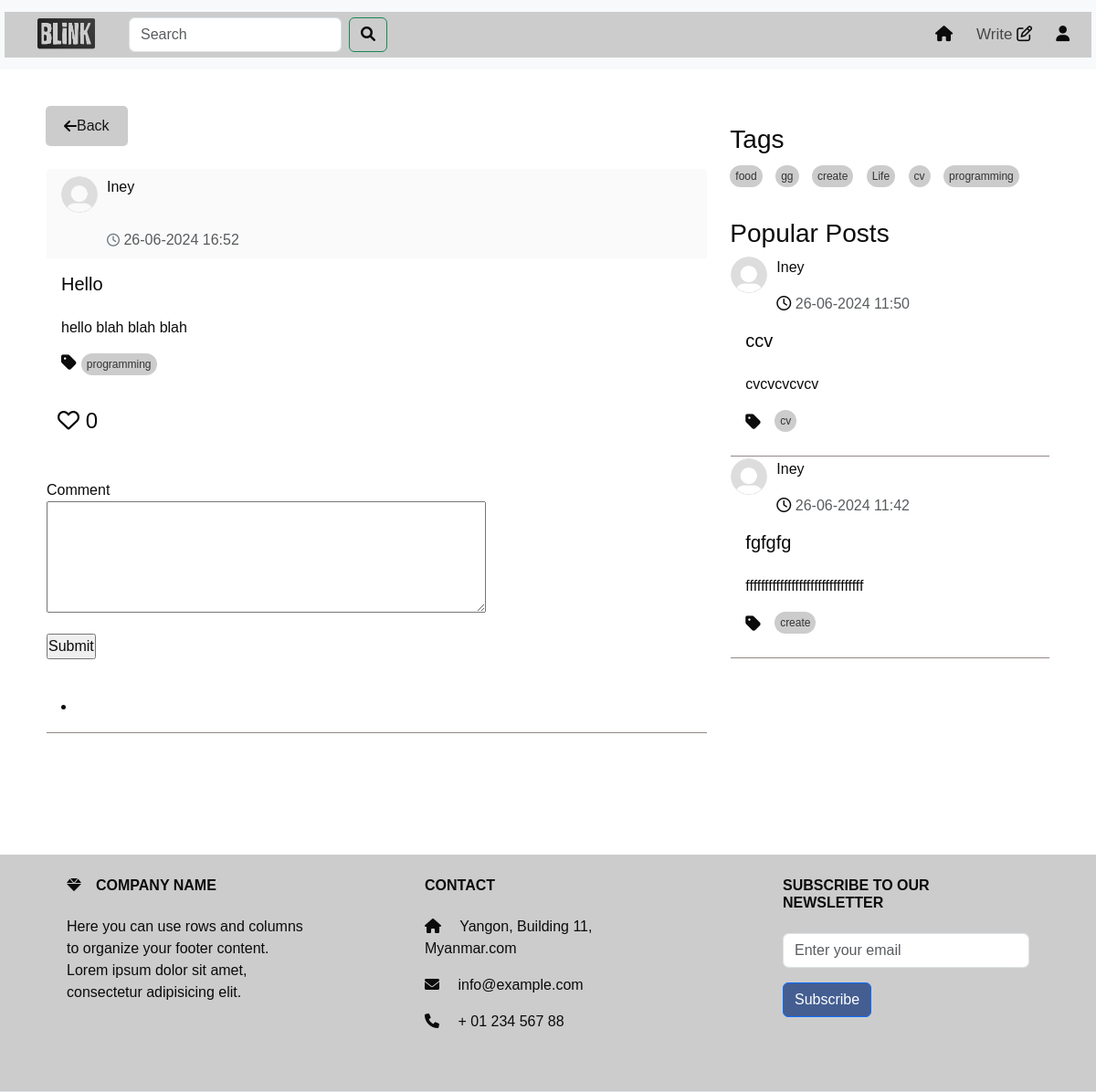
/full_post/5 (signed in), run on an earlier commit of the app's database.
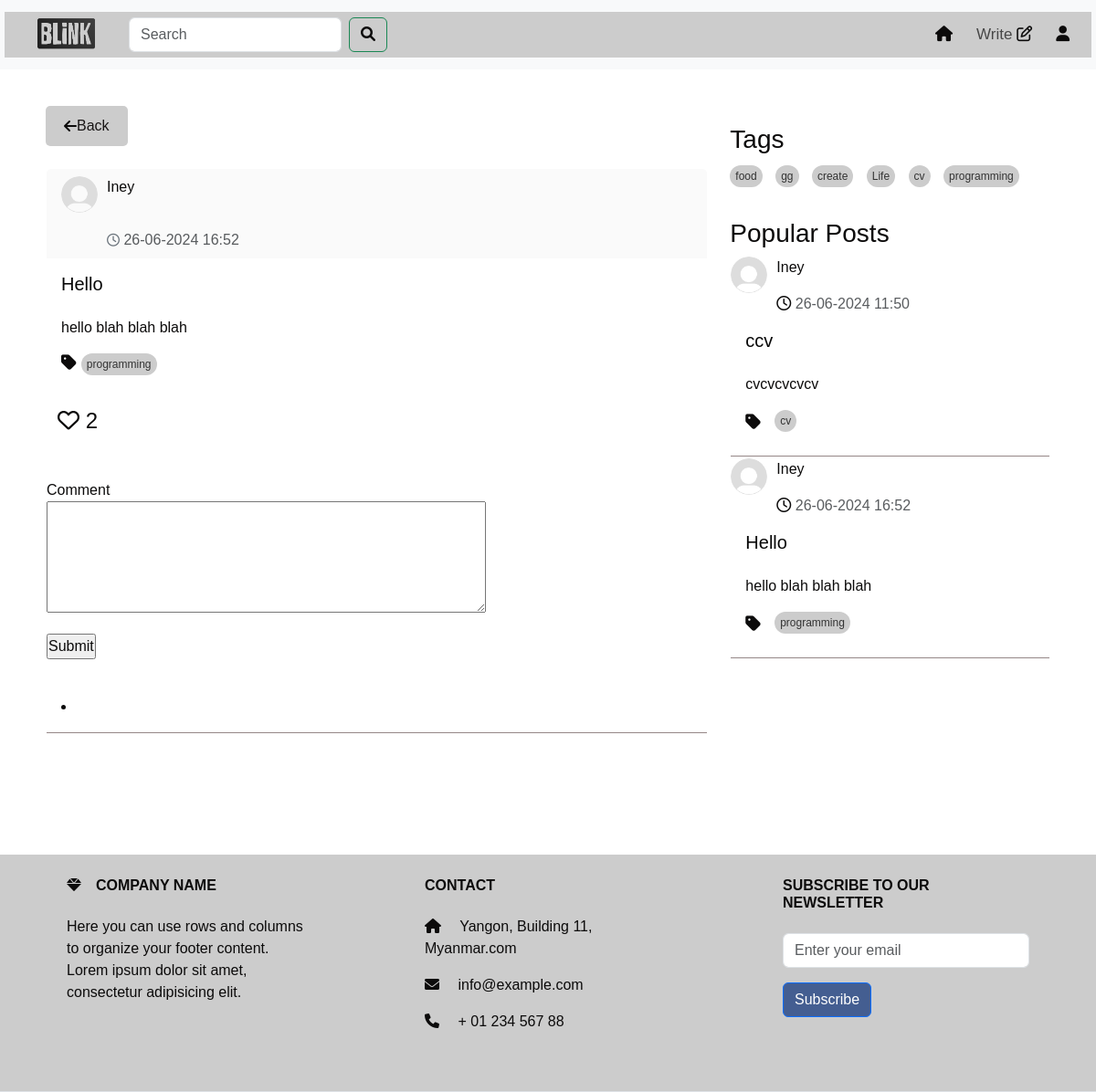
And on a later commit of the database.
### models.py (models this page shows, shortened)
class Post(db.Model):
    id = db.Column(db.Integer, primary_key=True)
    title = db.Column(db.Text())
    content = db.Column(db.Text())
    tag = db.Column(db.Text(), nullable=False)
    user_id = db.Column(db.Integer, db.ForeignKey('user.id'), nullable=False)
    created_date = db.Column(db.DateTime,default=datetime.datetime.now)
    likes = db.Column(db.Integer, default=0)
    meta = db.Column(db.Text, nullable=True)
    comments = db.relationship('Comment', backref='post',cascade="all, delete", lazy=True)

class User(UserMixin,db.Model):
    id = db.Column(db.Integer, primary_key=True)
    username = db.Column(db.String(50), unique=True)
    email =db.Column(db.String(50), unique=True)
    password = db.Column(db.String(100))
    bio = db.Column(db.String(50))
    profile_picture = db.Column(db.String(250))
    posts = db.relationship('Post', backref='author', lazy=True)
    comments = db.relationship('Comment', backref='author', lazy=True)

### route.py (the view)
@app.route("/full_post/<int:post_id>",methods=['GET', 'POST'])
@login_required
def full_post(post_id,limit=2):
    post = Post.query.get_or_404(post_id)
    unique_tags = list(set(tag for tag, in Post.query.with_entities(Post.tag).distinct().limit(15)))
    popular_posts = Post.query.order_by(Post.likes.desc()).limit(limit).all()
    comment_form = CommentForm()
    forms=SearchForm()
    query = forms.search.data
    if forms.validate_on_submit():
         search_results = Post.query.filter(Post.title.ilike(f'%{query}%')).all()
         return render_template('search_results.html' , form=forms,search_results =search_results,popular_posts = popular_posts)
    elif comment_form.validate_on_submit():
        comment = Comment(content=comment_form.content.data, post=post, author=current_user)
        db.session.add(comment)
        db.session.commit()
        comment_form.content.data=''
        return render_template('full_post.html',tags=unique_tags, post=post ,comment_form = comment_form , form = forms,popular_posts = popular_posts)
    return render_template('full_post.html', tags=unique_tags,post=post ,comment_form = comment_form , form = forms,popular_posts = popular_posts )

### forms.py
class CommentForm(FlaskForm):
    content = TextAreaField('Comment', validators=[DataRequired()])
    submit = SubmitField('Submit')

class SearchForm(FlaskForm):
    search = StringField('Search ', validators=[DataRequired()])
    submit = SubmitField('Search')

### route.py (called while the page is built)
@login_manager.user_loader
def loader_user(user_id):
    return User.query.get(user_id)

### templates/full_post.html (shortened to what this page needs)
<!DOCTYPE html>
<html lang="en">
<head>
  <link href="https://cdn.jsdelivr.net/npm/bootstrap@5.3.3/dist/css/bootstrap.min.css" rel="stylesheet">
  <link href="https://cdnjs.cloudflare.com/ajax/libs/font-awesome/6.0.0-beta3/css/all.min.css" rel="stylesheet">
  <link rel="stylesheet" href="https://cdnjs.cloudflare.com/ajax/libs/font-awesome/5.15.4/css/all.min.css">
  <link href="https://cdnjs.cloudflare.com/ajax/libs/font-awesome/6.0.0-beta3/css/all.min.css" rel="stylesheet">
  <link rel="stylesheet" href="/static/home.css">
  <link rel="stylesheet" href="/static/topnav.css" />
</head>
<body>
  {% include 'topnav.html' %}
<div>
  <div class="container" >
    <div class="row">
      <div class="col-sm-8">
        <div id="posts-container">
          <a href="{{ url_for('home') }}" style="text-decoration: none;">
            <button class="back-button" onclick="goBack()">
              <i class="fa fa-arrow-left "> </i>
                Back
          </button>
          </a>
          <div class="card">
            <div class="card-header">
                <div class="profile-image">
                  <a
                  class="nav-link"
                  href="{{ url_for('profile',user_id=post.user_id) }}"
                  ><img
                    src="{{ url_for('static', filename='/photo/user_profile/'+post.author.profile_picture) }}"
                    width="60"
                    height="60"
                    alt=""
                       /></a>
                <div style="width: 300px">
                    <p id="name">
                      <a
                      class="nav-link"
                      href="{{ url_for('profile',user_id=post.user_id) }}"
                      >{{post.author.username}}</a
                    >
                    </p>
                    <p class="text-muted mb-0"><i class="fa-regular fa-clock"></i>  {{post.created_date.strftime('%d-%m-%Y %H:%M')}}</p>
                 </div>
               </div>
          </div>
          <div class="card-body">
            <h5 class="card-title">{{post.title}}</h5>
            <p class="card-text" id="card-description">{{post.content | safe}}</p>
            <div class="tags-container">
              <ul class="list-group list-group-horizontal">
                <i class="fas fa-tag"></i>
                <a href="{{ url_for('home_tag',tag=post.tag ) }}" class="tag">{{post.tag}} </a>
              </ul>
              </div>
          </div>
              <form
              action="{{ url_for('like_post', post_id=post.id) }}"
              method="post"
              style="display: inline"
            >
            <div class="card-end" style="border-bottom: #958787 solid 1px;">
              <button type="submit" class="btn btn-light heart-button" onclick="toggleHeart(this)">
                <i class="far fa-heart"></i>
                <span>{{ post.likes }}</span>
              </button>
               </form>
                <div class="timeline-comment-box">
               </div>
                    <div class="input">
                      <form method="post" style="display: inline">
                            <div class="form-group">
                              {{ comment_form.content.label }}<br />
                              {{ comment_form.content(cols=50, rows=5) }}
                            </div>
                            <p>{{ comment_form.submit() }}</p>
                            </form>
                    </div>
                              <ul>
                              </ul>
        </div>
      </div>
      </div>
    </div>
    {% include 'sidenav.html' %}
  </div>
</div>
  {% include 'footer.html' %}
</body>
</html>

### templates/sidenav.html (shortened to what this page needs)
<!DOCTYPE html>
<html lang="en">
  <head>
    <link
      href="https://cdn.jsdelivr.net/npm/bootstrap@5.3.3/dist/css/bootstrap.min.css"
      rel="stylesheet"
    />
    <link
      href="https://cdnjs.cloudflare.com/ajax/libs/font-awesome/6.0.0-beta3/css/all.min.css"
      rel="stylesheet"
    />
    <link
      rel="stylesheet"
      href="https://cdnjs.cloudflare.com/ajax/libs/font-awesome/5.15.4/css/all.min.css"
    />
    <link
      href="https://cdnjs.cloudflare.com/ajax/libs/font-awesome/6.0.0-beta3/css/all.min.css"
      rel="stylesheet"
    />
    <link rel="stylesheet" href="/static/home.css" />
  </head>
  <body>
    <div class="col-sm-4" id="right-column">
      <div class="tags-section">
        <h3>Tags</h3>
        <div class="tags-container">
          {% if tags %} {% for tag in tags %}
          <a href="{{ url_for('home_tag',tag=tag ) }}" class="tag">{{ tag }}</a>
          {% endfor %} {% else %}
          <p>No tags available</p>
          {% endif %}
        </div>
      </div>
      <div class="mt-4">
        <h3>Popular Posts</h3>
        {% for popular_post in popular_posts %}
        <div class="card">
          <div>
            <div class="profile-image">
              <a
                class="nav-link"
                href="{{ url_for('profile',user_id=popular_post.user_id) }}"
                ><img
                  src="{{ url_for('static', filename='/photo/user_profile/'+popular_post.author.profile_picture) }}"
                  width="60"
                  height="60"
                  alt=""
              /></a>
              <div style="width: 300px">
                <p id="name">
                  <a
                    class="nav-link"
                    href="{{ url_for('profile',user_id=popular_post.user_id) }}"
                    >{{popular_post.author.username}}</a
                  >
                </p>
                <p class="text-muted mb-0">
                  <i class="fa-regular fa-clock"></i>
                  {{popular_post.created_date.strftime('%d-%m-%Y %H:%M')}}
                </p>
              </div>
            </div>
          </div>
          <div class="card-body">
            <a
              class="nav-link"
              href="{{ url_for('full_post',post_id=popular_post.id) }}"
            >
              <h5 class="card-title" id="popular">{{popular_post.title}}</h5>
              <p class="card-text" id="card-description">
                {{popular_post.meta |safe }}
              </p>
              <div class="tags-container">
                <ul class="list-group list-group-horizontal">
                  <i class="fas fa-tag"></i>
                  <a
                    href="{{ url_for('home_tag',tag=popular_post.tag ) }}"
                    class="tag"
                    >{{popular_post.tag}}</a
                  >
                </ul>
              </div>
            </a>
          </div>
          <div class="card-end" style="border-bottom: #958787 solid 1px"></div>
        </div>
        {% endfor %}
      </div>
    </div>
  </body>
</html>

What changed in the data, as far as the page shows it:
no longer on this page (row unchanged): Post: profile_picture (placeholder picture), author.username "Iney", created_date "26-06-2024 11:42", title "fgfgfg", meta "fffffffffffffffffffffffffffffff", tag "create"
now on one of the page's lists (row edited): Post: author.username "Iney", created_date "26-06-2024 16:52", title "Hello", meta "hello blah blah blah", tag "programming"
changed Post "Hello": likes "0" → "2"
